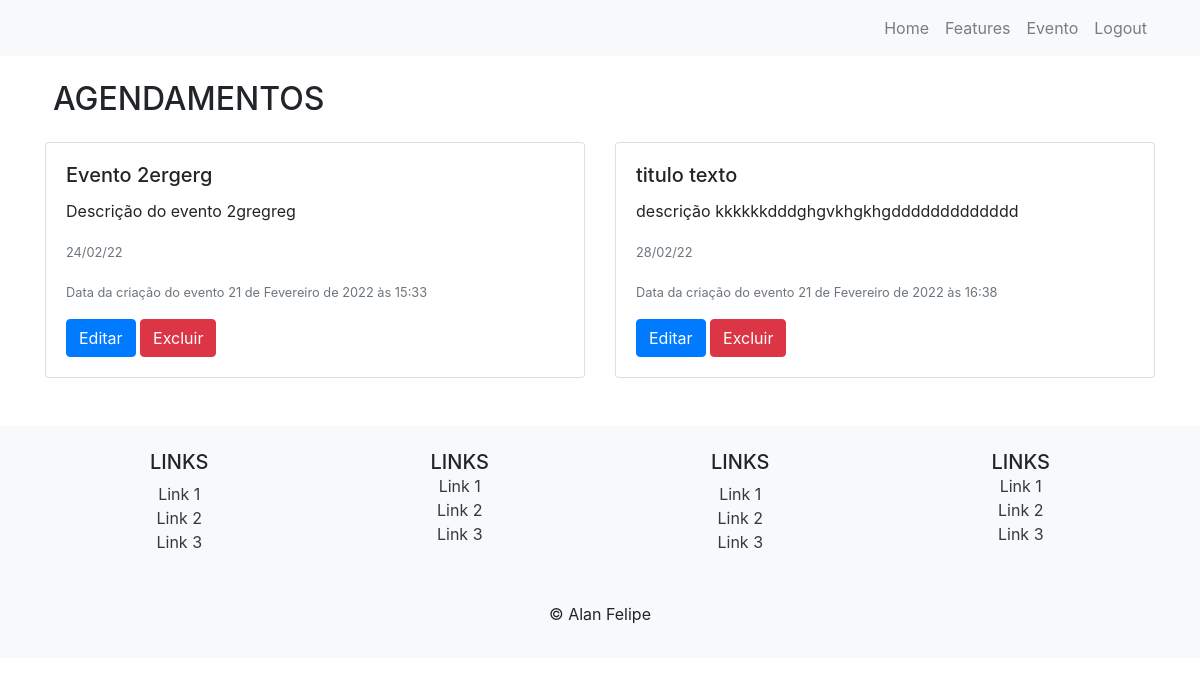
The page /agenda/ (signed in) on the database its author committed.
### polls/models.py (models this page shows, shortened)
class Evento(models.Model):
    titulo = models.CharField(max_length=100)
    descrição = models.TextField(blank=True, null=True)
    data_evento = models.DateField(verbose_name='Data do evento')
    data_criação = models.DateField(auto_now=True, verbose_name='Data da criação')
    hora_criacao = models.DateTimeField(auto_now=True, verbose_name='Hora')
    usuario = models.ForeignKey(User, on_delete=models.CASCADE)
    class Meta:
        db_table = 'evento'
    def get_data_evento(self):
        return self.data_evento.strftime('%d/%m/%y')

### polls/views.py (the view)
# urls.py: path('agenda/', views.lista_eventos),
@login_required(login_url='/login/')
def lista_eventos(request):
    evento = Evento.objects.all()  # filter(usuario=usuario)
    dados = {'eventos': evento}
    return render(request, 'agenda.html', dados)

### templates/agenda.html
{% extends "page.html" %}
{% block content %}
<h2 class="mb-4">Agendamentos</h2>
<div class="row mb-4">
    {% for evento in eventos %}
    <div class="col-sm-6 mb-4">
        <div class="card">
            <div class="card-body">
                <h5 class="card-title">{{ evento.titulo }}</h5>
                <p class="card-text">{{ evento.descrição }}</p>
                <p class="card-text"><small class="text-muted">{{ evento.get_data_evento }}</small></p>
                <p class="card-text"><small class="text-muted">Data da criação do evento {{ evento.hora_criacao }}</small></p>
                <a href="evento/?id={{ evento.id }}" class="btn btn-primary">Editar</a>
                <a href="evento/delete/{{ evento.id }}/" class="btn btn-danger">Excluir</a>
            </div>
        </div>
    </div>
    {% endfor %}
</div>
{% endblock %}

### static/css/page.css (style rules this page uses)
body { font-family: "Consolas", sans-serif; height: 100vh; }
a { color: #92badd; display:inline-block; text-decoration: none; font-weight: 400; }
h2 { text-align: center; font-size: 16px; font-weight: 600; text-transform: uppercase; display:inline-block; margin: 40px 8px 10px 8px; color: #cccccc; }

### rows shown on the page
Evento: titulo "Evento 2ergerg", descrição "Descrição do evento 2gregreg", get_data_evento "24/02/22", hora_criacao "21 de Fevereiro de 2022 às 15:33"
Evento: titulo "titulo texto", descrição "descrição kkkkkkdddghgvkhgkhgddddddddddddd", get_data_evento "28/02/22", hora_criacao "21 de Fevereiro de 2022 às 16:38"
